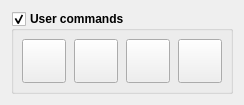
               <widget class="QWidget" name="tab_3">
                <attribute name="title">
                 <string>User Cmd</string>
                </attribute>
                <layout class="QHBoxLayout" name="horizontalLayout_34">
                 <item>
                  <widget class="GroupBox" name="grpUserCommands">
                   <property name="enabled">
                    <bool>true</bool>
                   </property>
                   <property name="font">
                    <font>
                     <weight>75</weight>
                     <bold>true</bold>
                    </font>
                   </property>
                   <property name="title">
                    <string>User commands</string>
                   </property>
                   <property name="checkable">
                    <bool>true</bool>
                   </property>
                   <property name="overrided" stdset="0">
                    <bool>false</bool>
                   </property>
                   <layout class="QHBoxLayout" name="horizontalLayout_30">
                    <property name="spacing">
                     <number>9</number>
                    </property>
                    <property name="leftMargin">
                     <number>8</number>
                    </property>
                    <property name="topMargin">
                     <number>8</number>
                    </property>
                    <property name="rightMargin">
                     <number>8</number>
                    </property>
                    <property name="bottomMargin">
                     <number>8</number>
                    </property>
                    <item>
                     <widget class="QWidget" name="widgetUserCommands" native="true">
                      <layout class="QHBoxLayout" name="horizontalLayout_31">
                       <property name="leftMargin">
                        <number>0</number>
                       </property>
                       <property name="topMargin">
                        <number>0</number>
                       </property>
                       <property name="rightMargin">
                        <number>0</number>
                       </property>
                       <property name="bottomMargin">
                        <number>0</number>
                       </property>
                       <item>
                        <layout class="QGridLayout" name="gridLayout_7">
                         <property name="horizontalSpacing">
                          <number>8</number>
                         </property>
                         <item row="0" column="1">
                          <widget class="StyledToolButton" name="cmdUser1">
                           <property name="enabled">
                            <bool>true</bool>
                           </property>
                           <property name="sizePolicy">
                            <sizepolicy hsizetype="Expanding" vsizetype="Expanding">
                             <horstretch>0</horstretch>
                             <verstretch>0</verstretch>
                            </sizepolicy>
                           </property>
                           <property name="minimumSize">
                            <size>
                             <width>44</width>
                             <height>44</height>
                            </size>
                           </property>
                           <property name="toolTip">
                            <string>Spindle on/off</string>
                           </property>
                           <property name="icon">
                            <iconset>
                             <normaloff>:/images/num2.png</normaloff>:/images/num2.png</iconset>
                           </property>
                           <property name="iconSize">
                            <size>
                             <width>30</width>
                             <height>30</height>
                            </size>
                           </property>
                           <property name="popupMode">
                            <enum>QToolButton::InstantPopup</enum>
                           </property>
                           <property name="toolButtonStyle">
                            <enum>Qt::ToolButtonTextUnderIcon</enum>
                           </property>
                          </widget>
                         </item>
                         <item row="0" column="3">
                          <widget class="StyledToolButton" name="cmdUser3">
                           <property name="enabled">
                            <bool>true</bool>
                           </property>
                           <property name="sizePolicy">
                            <sizepolicy hsizetype="Expanding" vsizetype="Expanding">
                             <horstretch>0</horstretch>
                             <verstretch>0</verstretch>
                            </sizepolicy>
                           </property>
                           <property name="minimumSize">
                            <size>
                             <width>44</width>
                             <height>44</height>
                            </size>
                           </property>
                           <property name="toolTip">
                            <string>Spindle on/off</string>
                           </property>
                           <property name="icon">
                            <iconset>
                             <normaloff>:/images/num4.png</normaloff>:/images/num4.png</iconset>
                           </property>
                           <property name="iconSize">
                            <size>
                             <width>30</width>
                             <height>30</height>
                            </size>
                           </property>
                           <property name="popupMode">
                            <enum>QToolButton::InstantPopup</enum>
                           </property>
                           <property name="toolButtonStyle">
                            <enum>Qt::ToolButtonTextUnderIcon</enum>
                           </property>
                          </widget>
                         </item>
                         <item row="0" column="2">
                          <widget class="StyledToolButton" name="cmdUser2">
                           <property name="enabled">
                            <bool>true</bool>
                           </property>
                           <property name="sizePolicy">
                            <sizepolicy hsizetype="Expanding" vsizetype="Expanding">
                             <horstretch>0</horstretch>
                             <verstretch>0</verstretch>
                            </sizepolicy>
                           </property>
                           <property name="minimumSize">
                            <size>
                             <width>44</width>
                             <height>44</height>
                            </size>
                           </property>
                           <property name="toolTip">
                            <string>Spindle on/off</string>
                           </property>
                           <property name="icon">
                            <iconset>
                             <normaloff>:/images/num3.png</normaloff>:/images/num3.png</iconset>
                           </property>
                           <property name="iconSize">
                            <size>
                             <width>30</width>
                             <height>30</height>
                            </size>
                           </property>
                           <property name="popupMode">
                            <enum>QToolButton::InstantPopup</enum>
                           </property>
                           <property name="toolButtonStyle">
                            <enum>Qt::ToolButtonTextUnderIcon</enum>
                           </property>
                          </widget>
                         </item>
                         <item row="0" column="0">
                          <widget class="StyledToolButton" name="cmdUser0">
                           <property name="enabled">
                            <bool>true</bool>
                           </property>
                           <property name="sizePolicy">
                            <sizepolicy hsizetype="Expanding" vsizetype="Expanding">
                             <horstretch>0</horstretch>
                             <verstretch>0</verstretch>
                            </sizepolicy>
                           </property>
                           <property name="minimumSize">
                            <size>
                             <width>44</width>
                             <height>44</height>
                            </size>
                           </property>
                           <property name="toolTip">
                            <string>Spindle on/off</string>
                           </property>
                           <property name="icon">
                            <iconset>
                             <normaloff>:/images/num1.png</normaloff>:/images/num1.png</iconset>
                           </property>
                           <property name="iconSize">
                            <size>
                             <width>30</width>
                             <height>30</height>
                            </size>
                           </property>
                           <property name="popupMode">
                            <enum>QToolButton::InstantPopup</enum>
                           </property>
                           <property name="toolButtonStyle">
                            <enum>Qt::ToolButtonTextUnderIcon</enum>
                           </property>
                          </widget>
                         </item>
                        </layout>
                       </item>
                      </layout>
                     </widget>
                    </item>
                   </layout>
                  </widget>
                 </item>
                </layout>
               </widget>
